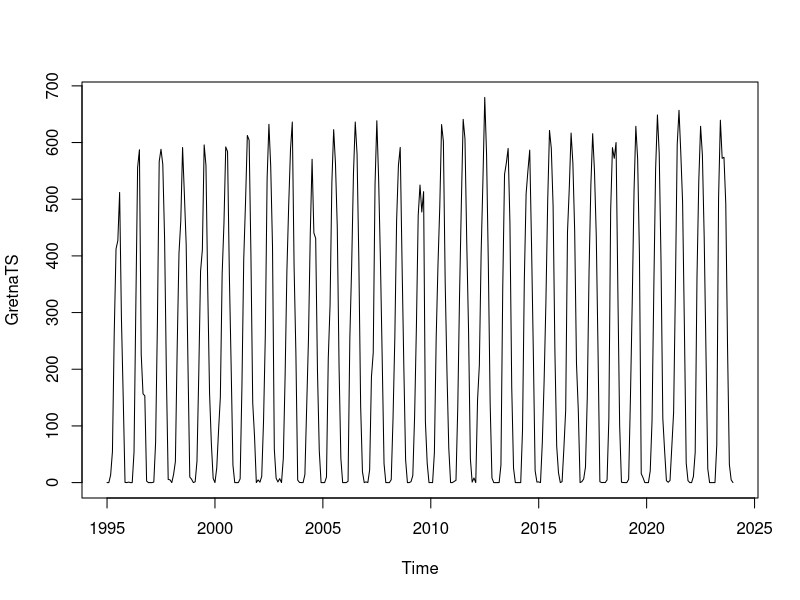
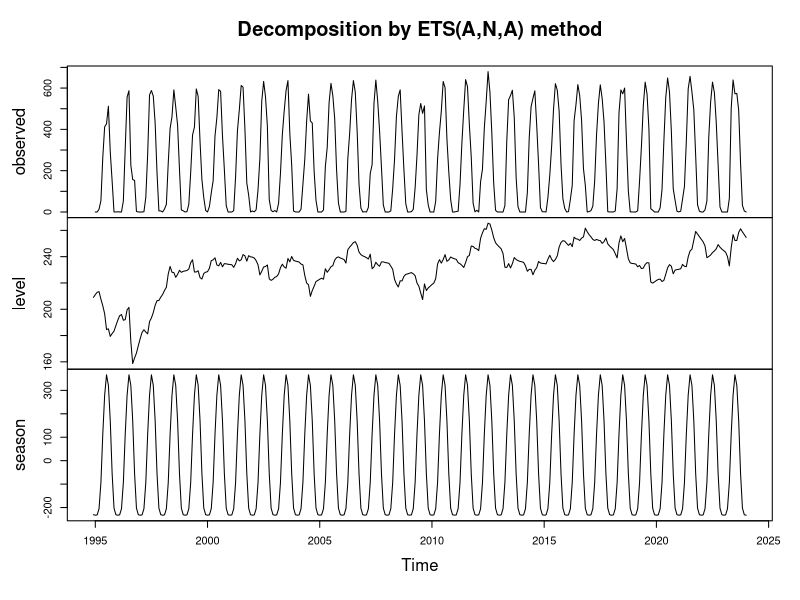

These charts were generated, in order, by the following R code:
## ---- chunk 1
library(tidyverse)
## ---- chunk 2
library(readr)
GretnaGDD<- read_csv("GretnaGDD.csv")

GretnaGDD%>%group_by(MONTH)%>%
  summarise(GDDAvg30 = mean(GDD))%>% # get 30-year average by month
  left_join(GretnaGDD%>% # join in 15-year average
              filter(YEAR>2008)%>% # filter to past 15 years
              group_by(MONTH)%>%
              summarise(GDDAvg15 = mean(GDD)), by = "MONTH") # get 15-year average by month
## ---- chunk 3
GretnaTS <- ts(GretnaGDD$GDD,start=c(GretnaGDD$YEAR[1],GretnaGDD$MONTH[1]),frequency = 12)
## ---- chunk 4
plot.ts(GretnaTS)
## ---- chunk 5
library(forecast)
tsmod1<-ets(GretnaTS)
summary(tsmod1)
plot(tsmod1)
## ---- chunk 6
tsmod2<-auto.arima(GretnaTS)
summary(tsmod2)
